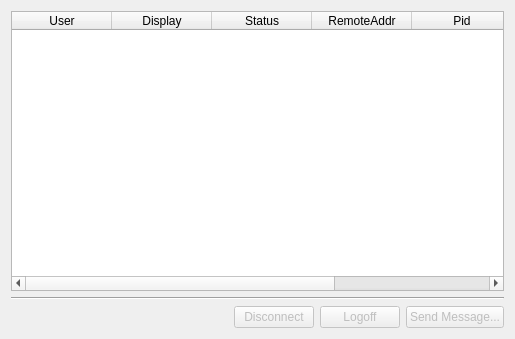
<?xml version="1.0" encoding="UTF-8"?>
<ui version="4.0">
 <class>LTSM_Sessions</class>
 <widget class="QDialog" name="LTSM_Sessions">
  <property name="geometry">
   <rect>
    <x>0</x>
    <y>0</y>
    <width>515</width>
    <height>339</height>
   </rect>
  </property>
  <property name="windowTitle">
   <string>LTSM_admin</string>
  </property>
  <layout class="QVBoxLayout" name="verticalLayout">
   <item>
    <widget class="QTableWidget" name="tableWidget">
     <property name="editTriggers">
      <set>QAbstractItemView::NoEditTriggers</set>
     </property>
     <property name="selectionBehavior">
      <enum>QAbstractItemView::SelectRows</enum>
     </property>
     <attribute name="horizontalHeaderCascadingSectionResizes">
      <bool>true</bool>
     </attribute>
     <column>
      <property name="text">
       <string>User</string>
      </property>
     </column>
     <column>
      <property name="text">
       <string>Display</string>
      </property>
     </column>
     <column>
      <property name="text">
       <string>Status</string>
      </property>
     </column>
     <column>
      <property name="text">
       <string>RemoteAddr</string>
      </property>
     </column>
     <column>
      <property name="text">
       <string>Pid</string>
      </property>
     </column>
     <column>
      <property name="text">
       <string>Uid</string>
      </property>
     </column>
    </widget>
   </item>
   <item>
    <widget class="Line" name="line">
     <property name="orientation">
      <enum>Qt::Horizontal</enum>
     </property>
    </widget>
   </item>
   <item>
    <layout class="QHBoxLayout" name="horizontalLayout">
     <item>
      <spacer name="horizontalSpacer">
       <property name="orientation">
        <enum>Qt::Horizontal</enum>
       </property>
       <property name="sizeHint" stdset="0">
        <size>
         <width>40</width>
         <height>20</height>
        </size>
       </property>
      </spacer>
     </item>
     <item>
      <widget class="QPushButton" name="pushButtonDisconnect">
       <property name="enabled">
        <bool>false</bool>
       </property>
       <property name="text">
        <string>Disconnect</string>
       </property>
      </widget>
     </item>
     <item>
      <widget class="QPushButton" name="pushButtonLogoff">
       <property name="enabled">
        <bool>false</bool>
       </property>
       <property name="text">
        <string>Logoff</string>
       </property>
      </widget>
     </item>
     <item>
      <widget class="QPushButton" name="pushButtonSendMsg">
       <property name="enabled">
        <bool>false</bool>
       </property>
       <property name="text">
        <string>Send Message...</string>
       </property>
      </widget>
     </item>
    </layout>
   </item>
  </layout>
 </widget>
 <layoutdefault spacing="6" margin="11"/>
 <resources/>
 <connections>
  <connection>
   <sender>pushButtonDisconnect</sender>
   <signal>clicked()</signal>
   <receiver>LTSM_Sessions</receiver>
   <slot>disconnectClicked()</slot>
   <hints>
    <hint type="sourcelabel">
     <x>255</x>
     <y>315</y>
    </hint>
    <hint type="destinationlabel">
     <x>257</x>
     <y>169</y>
    </hint>
   </hints>
  </connection>
  <connection>
   <sender>pushButtonLogoff</sender>
   <signal>clicked()</signal>
   <receiver>LTSM_Sessions</receiver>
   <slot>logoffClicked()</slot>
   <hints>
    <hint type="sourcelabel">
     <x>341</x>
     <y>315</y>
    </hint>
    <hint type="destinationlabel">
     <x>257</x>
     <y>169</y>
    </hint>
   </hints>
  </connection>
  <connection>
   <sender>pushButtonSendMsg</sender>
   <signal>clicked()</signal>
   <receiver>LTSM_Sessions</receiver>
   <slot>sendmsgClicked()</slot>
   <hints>
    <hint type="sourcelabel">
     <x>446</x>
     <y>315</y>
    </hint>
    <hint type="destinationlabel">
     <x>257</x>
     <y>169</y>
    </hint>
   </hints>
  </connection>
  <connection>
   <sender>tableWidget</sender>
   <signal>itemClicked(QTableWidgetItem*)</signal>
   <receiver>LTSM_Sessions</receiver>
   <slot>itemClicked(QTableWidgetItem*)</slot>
   <hints>
    <hint type="sourcelabel">
     <x>257</x>
     <y>147</y>
    </hint>
    <hint type="destinationlabel">
     <x>257</x>
     <y>169</y>
    </hint>
   </hints>
  </connection>
 </connections>
 <slots>
  <slot>disconnectClicked()</slot>
  <slot>logoffClicked()</slot>
  <slot>sendmsgClicked()</slot>
  <slot>itemClicked(QTableWidgetItem*)</slot>
 </slots>
</ui>
